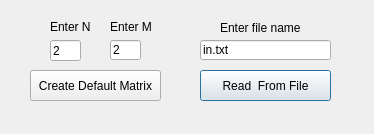
<?xml version="1.0" encoding="UTF-8"?>
<ui version="4.0">
 <class>first_win</class>
 <widget class="QDialog" name="first_win">
  <property name="geometry">
   <rect>
    <x>0</x>
    <y>0</y>
    <width>374</width>
    <height>134</height>
   </rect>
  </property>
  <property name="minimumSize">
   <size>
    <width>374</width>
    <height>134</height>
   </size>
  </property>
  <property name="maximumSize">
   <size>
    <width>374</width>
    <height>134</height>
   </size>
  </property>
  <property name="windowTitle">
   <string>Dialog</string>
  </property>
  <widget class="QLabel" name="label_3">
   <property name="geometry">
    <rect>
     <x>220</x>
     <y>20</y>
     <width>121</width>
     <height>16</height>
    </rect>
   </property>
   <property name="text">
    <string>Enter file name</string>
   </property>
  </widget>
  <widget class="QLineEdit" name="line_file">
   <property name="geometry">
    <rect>
     <x>200</x>
     <y>40</y>
     <width>131</width>
     <height>20</height>
    </rect>
   </property>
   <property name="text">
    <string>in.txt</string>
   </property>
  </widget>
  <widget class="QPushButton" name="pushButton_2">
   <property name="geometry">
    <rect>
     <x>200</x>
     <y>70</y>
     <width>131</width>
     <height>31</height>
    </rect>
   </property>
   <property name="text">
    <string>Read  From File</string>
   </property>
  </widget>
  <widget class="QLineEdit" name="line_n">
   <property name="geometry">
    <rect>
     <x>50</x>
     <y>40</y>
     <width>31</width>
     <height>21</height>
    </rect>
   </property>
   <property name="text">
    <string>2</string>
   </property>
  </widget>
  <widget class="QLabel" name="label_2">
   <property name="geometry">
    <rect>
     <x>110</x>
     <y>20</y>
     <width>47</width>
     <height>14</height>
    </rect>
   </property>
   <property name="text">
    <string>Enter M</string>
   </property>
  </widget>
  <widget class="QLineEdit" name="line_m">
   <property name="geometry">
    <rect>
     <x>110</x>
     <y>40</y>
     <width>31</width>
     <height>20</height>
    </rect>
   </property>
   <property name="text">
    <string>2</string>
   </property>
  </widget>
  <widget class="QLabel" name="label">
   <property name="geometry">
    <rect>
     <x>50</x>
     <y>20</y>
     <width>47</width>
     <height>14</height>
    </rect>
   </property>
   <property name="text">
    <string>Enter N</string>
   </property>
  </widget>
  <widget class="QPushButton" name="pushButton">
   <property name="geometry">
    <rect>
     <x>30</x>
     <y>70</y>
     <width>131</width>
     <height>31</height>
    </rect>
   </property>
   <property name="text">
    <string>Create Default Matrix</string>
   </property>
  </widget>
 </widget>
 <resources/>
 <connections/>
</ui>
